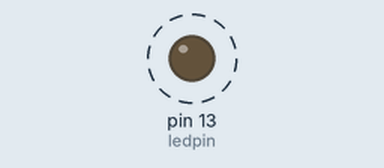
This sketch was run on a simulated Arduino Uno, built with avr-gcc and run on an emulated ATmega328P. On the bench: output pins drawn as LEDs (lit = HIGH). Dashed ring = blinking.

Above: at 0.5 s.
Timing chart, 0 to 4.6 s (numbered marks = the images above):
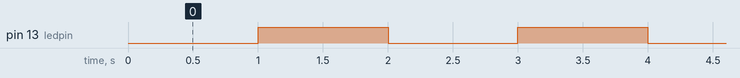

The sketch:

Blink_Without_Delay.ino
```cpp
int ledpin = 13;
int ledstate = LOW;
int previousmillis = 0;
int interval = 1000;
void setup() {
  pinMode(ledpin, OUTPUT);
}
void loop() {
  int currentmillis = millis();
  if(currentmillis - previousmillis >= interval)
  {
    previousmillis = currentmillis;
    if(ledstate == LOW)
    {
      ledstate = HIGH;
    }
    else
    {
      ledstate = LOW;
    }
    digitalWrite(ledpin, ledstate);
  }
}
```

Measured:
- by itself, pin 13 (ledpin): alternates HIGH for 1.0 s and LOW for 1.0 s
